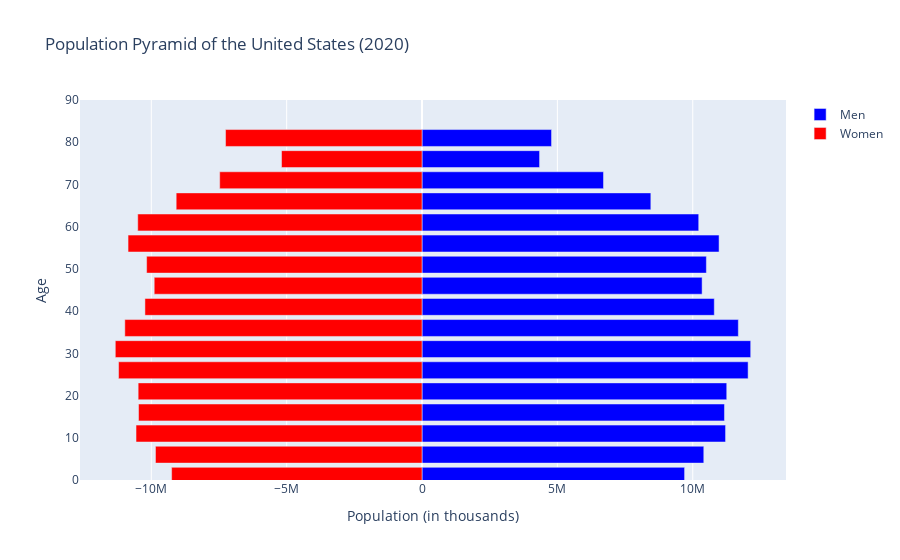

The cell this chart's notebook holds for it:
### Markdown cell above
##### Below is the population pyramid of the United States in the year 2020. We chose this year because the US had lowerst net migration in 2020.

### Code cell
import plotly.offline as py
import plotly.graph_objs as go

py.init_notebook_mode(connected=True)

# Define age ranges in five-year intervals up to 80+.
age_ranges = []
for i in range(0, 80, 5):
    age_ranges.append(f"{i:02d}{i+4:02d}")
age_ranges.append("80UP")
#print("Age ranges:", age_ranges)

# Construct indicator dictionaries for population counts.
# These indicator codes are examples and may need to be verified.
male_variables = {f"SP.POP.{age_range}.MA": f"Males {age_range}" for age_range in age_ranges}
female_variables = {f"SP.POP.{age_range}.FE": f"Females {age_range}" for age_range in age_ranges}

variables = {}
variables.update(male_variables)
variables.update(female_variables)

#print("Indicator variables:")
#for k, v in variables.items():
#    print(k, ":", v)

# Fetch the data for the United States.
# The country code for the United States is "USA".
df = wbdata.get_dataframe(variables, country="USA", parse_dates=True)

# Choose a specific year, e.g., January 1, 2015.
year = '2020-01-01'
if year not in df.index:
    raise ValueError(f"The requested year {year} is not available in the data. Available dates: {df.index.unique()}")

# Display a sample of the data.
#print("\nData for {}: ".format(year))
#print(df.loc[year])

# Build the population pyramid. # Change the year based on your choice. 
layout = go.Layout(
    title="Population Pyramid of the United States (2020)",
    barmode='overlay',
    yaxis=go.layout.YAxis(range=[0, 90], title='Age'),
    xaxis=go.layout.XAxis(title='Population (in thousands)')
)

# Create two bar traces: one for males and one for females.
bars = [
    go.Bar(
        x = df.loc[year].filter(regex="Males").values,
        y = [int(s[:2]) + 1 for s in age_ranges],
        orientation='h',
        name='Men',
        marker=dict(color='blue'),
        hoverinfo='skip'
    ),
    go.Bar(
        x = -df.loc[year].filter(regex="Females").values,
        y = [int(s[:2]) + 1 for s in age_ranges],
        orientation='h',
        name='Women',
        marker=dict(color='red'),
        hoverinfo='skip'
    )
]

py.iplot(dict(data=bars, layout=layout))

### Figure 1 — Plotly figure (JSON) as saved in the notebook; plotly's stock layout.template omitted (floating-point values rounded to 4 significant figures)
{"data": [{"hoverinfo": "skip", "marker": {"color": "blue"}, "name": "Men", "orientation": "h", "type": "bar", "x": [9698000.0, 10410000.0, 11210000.0, 11170000.0, 11260000.0, 12040000.0, 12140000.0, 11680000.0, 10800000.0, 10350000.0, 10500000.0, 10970000.0, 10220000.0, 8452000.0, 6703000.0, 4342000.0, 4784000.0], "y": [1, 6, 11, 16, 21, 26, 31, 36, 41, 46, 51, 56, 61, 66, 71, 76, 81]}, {"hoverinfo": "skip", "marker": {"color": "red"}, "name": "Women", "orientation": "h", "type": "bar", "x": [-9250000.0, -9846000.0, -10560000.0, -10470000.0, -10490000.0, -11210000.0, -11330000.0, -10980000.0, -10240000.0, -9892000.0, -10170000.0, -10860000.0, -10500000.0, -9081000.0, -7474000.0, -5190000.0, -7258000.0], "y": [1, 6, 11, 16, 21, 26, 31, 36, 41, 46, 51, 56, 61, 66, 71, 76, 81]}], "layout": {"barmode": "overlay", "title": {"text": "Population Pyramid of the United States (2020)"}, "xaxis": {"title": {"text": "Population (in thousands)"}}, "yaxis": {"range": [0, 90], "title": {"text": "Age"}}}}
